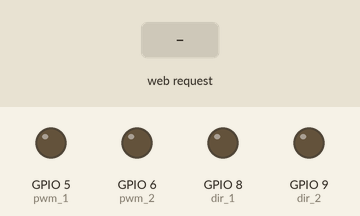
Recording of a sketch running on a simulated ESP32-S3. Parts: output pins drawn as LEDs (lit = HIGH). The test bench sets the inputs (shaded band). WiFi joins after 1.5 s; servers stay silent unless stated; what the sketch prints to the serial monitor is not drawn.

Above: at 2.7 s.
2.8 s: HTTP request GET /f received
At 3.6 s:
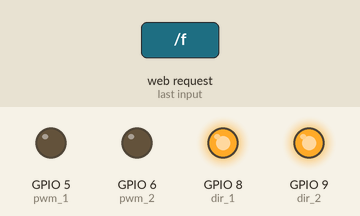
4.3 s: HTTP request GET /r received
At 4.7 s:
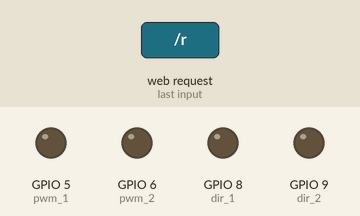
Timing chart, 0 to 7.3 s (numbered marks = the images above; inputs shaded):
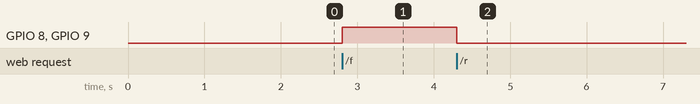

The sketch:

Version_1.ino
```cpp
#include<WiFi.h>

const char* ssid = "Micromax HS2";
const char* password = "Micromax";

WiFiClient client;
WiFiServer server(80);

String data = "";

int pwm_1 = 5;
int pwm_2 = 6;
int dir_1 = 8;
int dir_2 = 9;

int rpm = 0;

void setup() {
  // put your setup code here, to run once:

pinMode(dir_1, OUTPUT);
pinMode(dir_2, OUTPUT);
pinMode(pwm_1, OUTPUT);
pinMode(pwm_2, OUTPUT);

Serial.begin(115200);

Serial.println("Connecting to WIFI");
  WiFi.begin(ssid, password);
  while ((!(WiFi.status() == WL_CONNECTED)))
  {
    delay(500);
    Serial.print("..");
  }
  Serial.println("");
  Serial.println("WiFi connected");
  Serial.println("NodeMCU Local IP is : ");
  Serial.print((WiFi.localIP()));
  server.begin();

}

void loop() {
  // put your main code here, to run repeatedly:
client = server.available();
    if (!client)
    {
      return;
    }
    data = checkClient();
    Serial.println(data);
    if (data.startsWith("f"))
    {
      String dataVal = data.substring(1, data.length());
      Serial.println(dataVal);
      rpm = dataVal.toInt();
      analogWrite(pwm_1, rpm);
      analogWrite(pwm_2, rpm);
      digitalWrite(dir_1, HIGH);
      digitalWrite(dir_2, HIGH);
      Serial.println("moving_forward");
    }
    else if (data.startsWith("r"))
    {
      String dataVal = data.substring(1, data.length());
      Serial.println(dataVal);
      rpm = dataVal.toInt();
      analogWrite(pwm_1, rpm);
      analogWrite(pwm_2, rpm);
      digitalWrite(dir_1, LOW);
      digitalWrite(dir_2, LOW);
      Serial.println("moving_reverse");
    }
    else if (data.startsWith("s"))
    {
      String dataVal = data.substring(1, data.length());
      Serial.println(dataVal);
      rpm = dataVal.toInt();
      analogWrite(pwm_1, rpm);
      analogWrite(pwm_2, rpm);
      Serial.println("Stopping");
    }
      client.stop();
}

String checkClient (void)
{
  while(!client.available())
  {
  delay(1);
  }
  String request = client.readStringUntil('\r');
  //request.body();
  // Serial.println(request);
  request.remove(0, 5);
  // Serial.println(request);
  request.remove(request.length()-9,9);
  // Serial.println(request);
  return request;
}
```

Measured:
- after the input at 2.8 s, GPIO 8 (dir_1), GPIO 9 (dir_2): LOW → HIGH at once
- after the input at 4.3 s, GPIO 8 (dir_1), GPIO 9 (dir_2): HIGH → LOW at once
